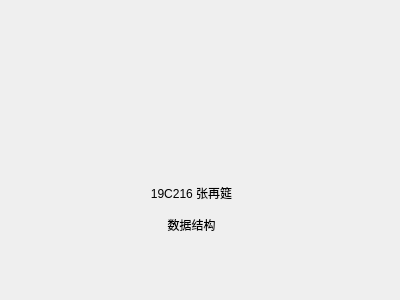
<?xml version="1.0" encoding="UTF-8"?>
<ui version="4.0">
 <class>Menu</class>
 <widget class="QWidget" name="Menu">
  <property name="geometry">
   <rect>
    <x>0</x>
    <y>0</y>
    <width>400</width>
    <height>300</height>
   </rect>
  </property>
  <property name="windowTitle">
   <string>Form</string>
  </property>
  <widget class="QLabel" name="labelRight">
   <property name="geometry">
    <rect>
     <x>90</x>
     <y>170</y>
     <width>203</width>
     <height>78</height>
    </rect>
   </property>
   <property name="text">
    <string>19C216 张再筵

数据结构</string>
   </property>
   <property name="alignment">
    <set>Qt::AlignCenter</set>
   </property>
  </widget>
 </widget>
 <resources/>
 <connections/>
</ui>
